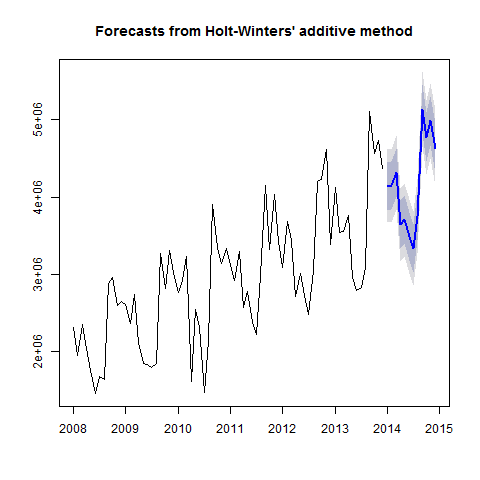

Recreate this plot in R.
#Creates Model_hw_1 plot

png("Plots/Model_hw_1_plot.png")
plot(Model_hw_1)
dev.off()